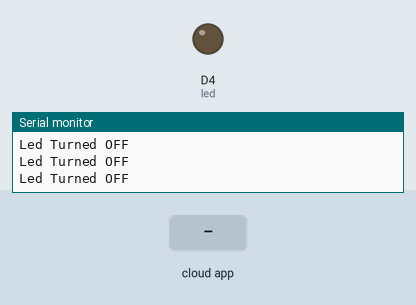
Bench run of a sketch on a simulated ESP8266 (NodeMCU). Parts: output pins drawn as LEDs (lit = HIGH), the last lines printed to the serial monitor. The test bench sets the inputs (shaded band). WiFi joins after 1.5 s; servers stay silent unless stated; the Firebase database answers and starts empty.

Above: at 3.8 s.
3.9 s: the phone or cloud app sets LED_STATUS to ON
At 4.8 s:
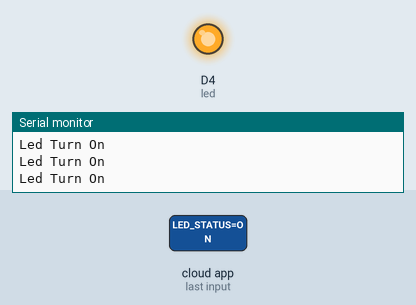
5.5 s: the phone or cloud app sets LED_STATUS to OFF
At 6.0 s:
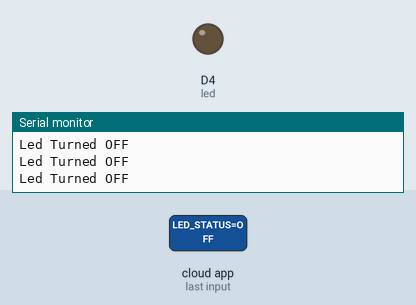
Timing chart, 0 to 8.5 s (numbered marks = the images above; inputs shaded):
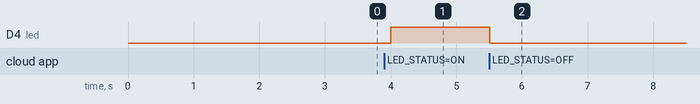

The sketch:

____.ino
```cpp
// DB key : FiaxcOcu7uM3hwuOnCoX4NHQxggk1we5GjLtOsl3

// Project name : Firebase-LED-Contrlo.firebaseio.com
//필요한 라이브러리 포함
#include <ESP8266WiFi.h>
#include <FirebaseArduino.h>

//Firebase 호스트,db키 값 입력
#define FIREBASE_HOST "hello-firebase-17515.firebaseio.com"
#define FIREBASE_AUTH "GHvkB3lxoyultkoie8vUcO0Cf6nu22EDvxTByrc9"

//와이파이 아이디와 비밀번호 입력
#define WIFI_SSID "netis"
#define WIFI_PASSWORD "alswn1121"


String fireStatus = "";   // firebase DB로 부터 받은 값 저장
int led = D4;             // NodeMCU LED pin

void setup() {
  Serial.begin(9600);
  delay(1000);
  pinMode(led, OUTPUT); //led 출력
  WiFi.begin(WIFI_SSID, WIFI_PASSWORD);    //WiFi 연결
  Serial.print("Connecting to ");
  Serial.print(WIFI_SSID);
  while (WiFi.status() != WL_CONNECTED) {
    Serial.print(".");
    delay(500);
    }
    Serial.println();
    Serial.print("Connected to ");
    Serial.println(WIFI_SSID);
    Firebase.begin(FIREBASE_HOST, FIREBASE_AUTH);   // firebase에 연결
    Firebase.setString("LED_STATUS", "OFF");        //초기 LED 상태를 OFF로 설정
}

void loop()
{
  fireStatus = Firebase.getString("LED_STATUS"); // Firebase DB로 부터 LED 상태 값 읽어오기
  if (fireStatus == "ON")   {                   // Firebase DB로 부터 받은 LED 상태 값이 “ON”이면 LED 켜기
    Serial.println("Led Turn On");              // 시리얼 모니터에 “Led Turned ON” 문자열 출력
    digitalWrite(led, HIGH);                    // LED 켜기
    } else if (fireStatus == "OFF")  {          // Firebase DB로 부터 LED 상태 값 읽어오기
      Serial.println("Led Turned OFF");         // 시리얼 모니터에 “Led Turned OFF” 문자열 출력
      digitalWrite(led, LOW);                   // LED 끄기
      } else { Serial.println("Command Error! Please send ON/OFF");
      }
  }
```

Measured:
- after the input at 3.9 s, D4 (led): LOW → HIGH after 0.10 s
- after the input at 5.5 s, D4 (led): HIGH → LOW at once
